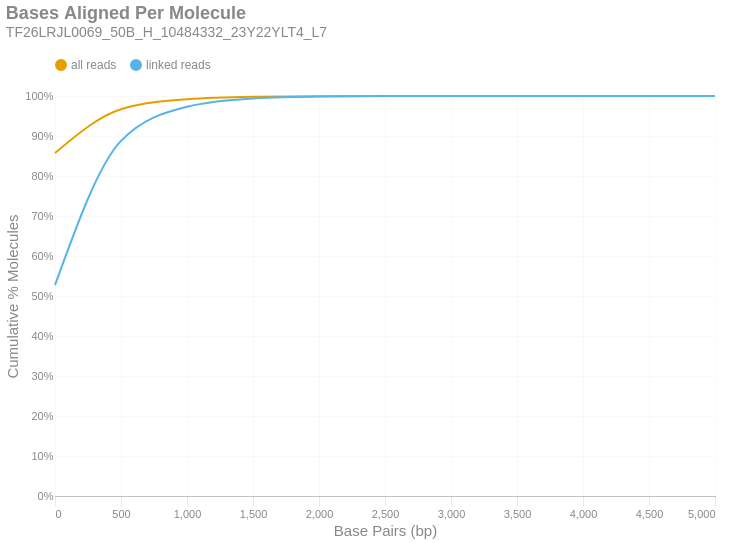

Here is the notebook cell this chart was saved with:
### Markdown cell above
### Bases Aligned Per Molecule
This is a cumulative frequency distribution showing the number of base pairs aligned per unique molecule. These data are shown in 500 bp bins. There are two distributions: one with `all reads` (yellow) and another with only `linked reads` (blue). The percent of molecules in the `linked reads` distribution is relative to the total number of linked molecules.

### Code cell
if SKIPLR:
    print_html(f"Skipped")
else:
    binned_df = consolidated_hist(valids['aligned_bp'], mask, 500, True)
    with SafeRender(binned_df):
        (
            density_plot(binned_df, 'Bases Aligned Per Molecule', samplename, 'basesper')
            .encode(
                x=alt.X('bin:Q', title="Base Pairs (bp)").axis(tickMinStep=500).scale(padding=0),
                y=alt.Y('value:Q', title='Cumulative % Molecules')
                    .axis(format='%')
                    .scale(domain = [0,1])
                    .stack(False),
                color=alt.Color("key:N").scale(domain = ["all reads", "linked reads"]),
                tooltip = [
                    alt.Tooltip("key:N", title = "Data Type"),
                    alt.Tooltip("range_label:N", title="Bases Aligned Per Molecule"),
                    alt.Tooltip("value:Q", format = ".2%", title="% Molecules (Cum.)")
                ]
            )
        ).display()

### Figure 1 — Vega-Lite specification as saved in the notebook (floating-point values rounded to 4 significant figures)
{"width": "container", "height": 400, "config": {"title": {"anchor": "start", "dy": -15, "fontSize": 18, "color": "#888888", "subtitleColor": "#888888", "subtitleFontSize": 14}, "arc": {"fill": "#0072B2"}, "axis": {"domainColor": "#888888", "domainWidth": 0.5, "gridWidth": 0.2, "grid": false, "titleFontWeight": 400, "titleFontSize": 15, "labelFontSize": 11, "labelColor": "#888888", "tickColor": "#888888", "tickWidth": 0.2, "titleColor": "#888888"}, "axisBand": {"grid": false}, "axisX": {"grid": true, "tickSize": 10, "domainCap": "round"}, "axisY": {"domain": false, "grid": true, "tickSize": 0, "domainCap": "round"}, "background": "transparent", "header": {"labelFontSize": 15, "labelColor": "#888888", "titleFontSize": 15, "titleFontWeight": 600, "titleColor": "#888888"}, "legend": {"labelFont": "sans-serif", "labelFontSize": 12, "labelColor": "#888888", "symbolSize": 100, "symbolType": "circle", "titleFontSize": 12, "titlePadding": 10, "titleColor": "#888888", "title": null, "orient": "top"}, "range": {"category": ["#E69F00", "#56B4E9", "#009E73", "#F0E442", "#0072B2", "#D55E00", "#CC79A7", "#000000"], "diverging": ["#cfe8f3", "#a2d4ec", "#73bfe2", "#46abdb", "#1696d2", "#12719e"]}, "area": {"fill": "#0072B2", "fillOpacity": 0.7, "line": true, "strokeOpacity": 0.7}, "line": {"color": "#0072B2", "stroke": "#0072B2", "strokeWidth": 2}, "trail": {"color": "#0072B2", "stroke": "#0072B2", "strokeWidth": 0, "size": 1}, "point": {"filled": true, "fillOpacity": 1.0, "size": 95}, "text": {"color": "#888888", "fontSize": 11, "align": "right", "fontWeight": 400, "size": 11}, "bar": {"fill": "#0072B2", "stroke": null}, "view": {"stroke": null, "continuousWidth": 660, "continuousHeight": 400}}, "data": {"name": "data-5f49253167dd7f216070299c82d79a25"}, "mark": {"type": "line", "interpolate": "monotone", "point": {"opacity": 0, "size": 275}}, "encoding": {"color": {"field": "key", "scale": {"domain": ["all reads", "linked reads"]}, "type": "nominal"}, "tooltip": [{"field": "key", "title": "Data Type", "type": "nominal"}, {"field": "range_label", "title": "Bases Aligned Per Molecule", "type": "nominal"}, {"field": "value", "format": ".2%", "title": "% Molecules (Cum.)", "type": "quantitative"}], "x": {"axis": {"tickMinStep": 500}, "field": "bin", "scale": {"padding": 0}, "title": "Base Pairs (bp)", "type": "quantitative"}, "y": {"axis": {"format": "%"}, "field": "value", "scale": {"domain": [0, 1]}, "stack": false, "title": "Cumulative % Molecules", "type": "quantitative"}}, "params": [{"name": "param_c36ac31b6afebe62", "select": {"type": "point", "fields": ["key"]}, "bind": "legend"}], "title": {"text": "Bases Aligned Per Molecule", "subtitle": "TF26LRJL0069_50B_H_10484332_23Y22YLT4_L7"}, "transform": [{"fold": ["all reads (cumsum)", "linked reads (cumsum)"]}, {"calculate": "replace(datum.key, ' (cumsum)', '')", "as": "key"}, {"filter": {"param": "param_c36ac31b6afebe62"}}], "usermeta": {"embedOptions": {"downloadFileName": "TF26LRJL0069_50B_H_10484332_23Y22YLT4_L7.basesper"}}, "$schema": "https://vega.github.io/schema/vega-lite/v6.4.1.json", "datasets": {"data-5f49253167dd7f216070299c82d79a25": [{"bin": "0.0", "interval": "0.0-500.0", "all reads": 0.8574, "linked reads": 0.5272, "all reads (cumsum)": 0.8574, "linked reads (cumsum)": 0.5272, "range_label": "0-499"}, {"bin": "500.0", "interval": "500.0-1000.0", "all reads": 0.1094, "linked reads": 0.3607, "all reads (cumsum)": 0.9668, "linked reads (cumsum)": 0.8879, "range_label": "500-999"}, {"bin": "1000.0", "interval": "1000.0-1500.0", "all reads": 0.02529, "linked reads": 0.08535, "all reads (cumsum)": 0.9921, "linked reads (cumsum)": 0.9732, "range_label": "1000-1499"}, {"bin": "1500.0", "interval": "1500.0-2000.0", "all reads": 0.006126, "linked reads": 0.02072, "all reads (cumsum)": 0.9982, "linked reads (cumsum)": 0.994, "range_label": "1500-1999"}, {"bin": "2000.0", "interval": "2000.0-2500.0", "all reads": 0.001429, "linked reads": 0.004835, "all reads (cumsum)": 0.9996, "linked reads (cumsum)": 0.9988, "range_label": "2000-2499"}, {"bin": "2500.0", "interval": "2500.0-3000.0", "all reads": 0.0002715, "linked reads": 0.0009181, "all reads (cumsum)": 0.9999, "linked reads (cumsum)": 0.9997, "range_label": "2500-2999"}, {"bin": "3000.0", "interval": "3000.0-3500.0", "all reads": 6.453e-05, "linked reads": 0.0002183, "all reads (cumsum)": 1.0, "linked reads (cumsum)": 0.9999, "range_label": "3000-3499"}, {"bin": "3500.0", "interval": "3500.0-4000.0", "all reads": 1.708e-05, "linked reads": 5.749e-05, "all reads (cumsum)": 1.0, "linked reads (cumsum)": 1.0, "range_label": "3500-3999"}, {"bin": "4000.0", "interval": "4000.0-4500.0", "all reads": 3.278e-06, "linked reads": 1.109e-05, "all reads (cumsum)": 1.0, "linked reads (cumsum)": 1.0, "range_label": "4000-4499"}, {"bin": "4500.0", "interval": "4500.0-5000.0", "all reads": 9.49e-07, "linked reads": 3.21e-06, "all reads (cumsum)": 1.0, "linked reads (cumsum)": 1.0, "range_label": "4500-4999"}, {"bin": "5000.0", "interval": "5000.0-5500.0", "all reads": 3.451e-07, "linked reads": 8.755e-07, "all reads (cumsum)": 1.0, "linked reads (cumsum)": 1.0, "range_label": "5000-5499"}]}}
